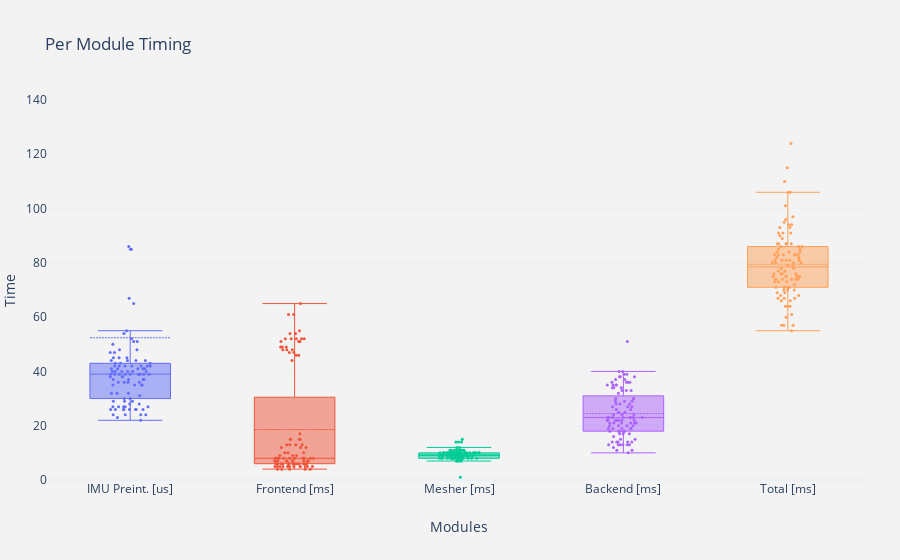

Notebook cell for this chart:
### Code cell
colors = ['rgba(93, 164, 214, 0.5)', 'rgba(255, 144, 14, 0.5)', 'rgba(44, 160, 101, 0.5)',
          'rgba(255, 65, 54, 0.5)', 'rgba(207, 114, 255, 0.5)', 'rgba(127, 96, 0, 0.5)']

fig = go.Figure()

for xd, yd in zip(x_data, y_data):
    fig.add_trace(go.Box(
        y=yd,
        name=xd,
        boxmean=True, # represent mean and standard deviation
        jitter=0.5,
        pointpos=0,
        whiskerwidth=0.8,
        #fillcolor=cls,
        marker_size=3,
        line_width=1,
        showlegend=False,
       boxpoints='all' # only suspected outliers)
    ))
    
    fig.update_layout(
    title='Points Scored by the Top 9 Scoring NBA Players in 2012',
    yaxis=dict(
        autorange=True,
        showgrid=True,
        zeroline=True,
        dtick=5,
        gridcolor='rgb(255, 255, 255)',
        gridwidth=1,
        zerolinecolor='rgb(255, 255, 255)',
        zerolinewidth=2,
    ),
    margin=dict(
        l=40,
        r=30,
        b=80,
        t=100,
    ),
    paper_bgcolor='rgb(243, 243, 243)',
    plot_bgcolor='rgb(243, 243, 243)',
    showlegend=False
)
    
fig.update_layout(
    title=go.layout.Title(
        text="Per Module Timing"
    ),
    xaxis=go.layout.XAxis(
        dtick=0.1,
        title=go.layout.xaxis.Title(
            text="Modules"
        )
    ),
    yaxis=go.layout.YAxis(
        title=go.layout.yaxis.Title(
            text="Time"
            ),
        rangemode='tozero'
        ),
    template='plotly_white'
)
fig.update_yaxes(range=[0, 140])
fig.show()

### Figure 1 — Plotly figure (JSON) as saved in the notebook; plotly's stock layout.template omitted (floating-point values rounded to 4 significant figures)
{"data": [{"boxmean": true, "boxpoints": "all", "jitter": 0.5, "line": {"width": 1}, "marker": {"size": 3}, "name": "IMU Preint. [us]", "pointpos": 0, "showlegend": false, "type": "box", "whiskerwidth": 0.8, "y": [26, 40, 42, 39, 27, 48, 371, 51, 39, 85, 45, 29, 29, 35, 86, 30, 42, 51, 47, 31, 38, 27, 29, 26, 65, 39, 42, 41, 26, 39, 40, 40, 28, 42, 36, 26, 67, 36, 38, 37, 26, 32, 35, 37, 27, 26, 37, 35, 24, 41, 47, 39, 52, 43, 44, 27, 54, 39, 44, 36, 23, 41, 40, 39, 43, 39, 45, 30, 39, 32, 43, 28, 22, 42, 44, 42, 24, 50, 45, 41, 24, 38, 55, 42, 26, 39, 44, 48, 27, 40, 37, 35, 26, 1050, 85, 36, 40, 41, 32, 24]}, {"boxmean": true, "boxpoints": "all", "jitter": 0.5, "line": {"width": 1}, "marker": {"size": 3}, "name": "Frontend [ms]", "pointpos": 0, "showlegend": false, "type": "box", "whiskerwidth": 0.8, "y": [6, 9, 8, 49, 5, 7, 13, 52, 6, 17, 6, 49, 6, 7, 5, 44, 5, 13, 7, 65, 7, 5, 4, 48, 7, 10, 9, 51, 6, 6, 6, 61, 5, 10, 6, 52, 7, 6, 6, 54, 5, 6, 4, 55, 7, 6, 4, 46, 7, 15, 6, 48, 5, 12, 5, 54, 8, 8, 8, 47, 6, 15, 5, 52, 8, 13, 5, 49, 8, 12, 6, 47, 8, 13, 8, 51, 5, 9, 8, 48, 7, 12, 6, 46, 4, 8, 10, 61, 7, 15, 5, 51, 8, 15, 5, 52, 6, 5, 4, 52]}, {"boxmean": true, "boxpoints": "all", "jitter": 0.5, "line": {"width": 1}, "marker": {"size": 3}, "name": "Mesher [ms]", "pointpos": 0, "showlegend": false, "type": "box", "whiskerwidth": 0.8, "y": [8, 10, 12, 9, 11, 14, 8, 9, 8, 8, 8, 8, 8, 8, 9, 8, 8, 10, 9, 9, 8, 9, 9, 9, 10, 10, 9, 8, 10, 14, 10, 10, 10, 7, 9, 11, 8, 7, 11, 9, 9, 10, 10, 8, 8, 9, 11, 9, 9, 11, 9, 7, 8, 10, 10, 10, 8, 9, 10, 8, 8, 9, 7, 8, 9, 8, 9, 9, 7, 8, 10, 9, 9, 10, 9, 10, 8, 8, 11, 10, 10, 11, 9, 12, 9, 10, 10, 1, 10, 10, 9, 10, 10, 10, 15, 11, 14, 11, 10, 11]}, {"boxmean": true, "boxpoints": "all", "jitter": 0.5, "line": {"width": 1}, "marker": {"size": 3}, "name": "Backend [ms]", "pointpos": 0, "showlegend": false, "type": "box", "whiskerwidth": 0.8, "y": [22, 23, 18, 25, 18, 24, 13, 22, 19, 15, 11, 14, 15, 10, 17, 20, 18, 11, 21, 21, 21, 23, 29, 26, 19, 14, 17, 23, 19, 14, 13, 25, 13, 27, 22, 13, 13, 20, 23, 13, 18, 12, 14, 24, 22, 27, 22, 23, 21, 27, 24, 21, 28, 30, 28, 51, 34, 29, 30, 33, 34, 36, 33, 34, 36, 38, 35, 40, 37, 35, 38, 38, 40, 22, 37, 39, 35, 35, 39, 21, 36, 23, 32, 26, 22, 23, 19, 18, 20, 19, 28, 20, 16, 33, 30, 36, 29, 17, 23, 14]}, {"boxmean": true, "boxpoints": "all", "jitter": 0.5, "line": {"width": 1}, "marker": {"size": 3}, "name": "Total [ms]", "pointpos": 0, "showlegend": false, "type": "box", "whiskerwidth": 0.8, "y": [82, 67, 70, 73, 66, 95, 60, 70, 75, 57, 71, 64, 71, 80, 80, 91, 87, 72, 80, 84, 67, 69, 74, 79, 73, 85, 76, 85, 93, 93, 71, 96, 89, 97, 84, 86, 75, 73, 75, 81, 83, 87, 83, 86, 86, 87, 94, 106, 94, 110, 101, 70, 76, 81, 91, 124, 77, 76, 81, 84, 83, 82, 74, 79, 75, 81, 74, 78, 78, 71, 75, 87, 83, 64, 83, 76, 75, 81, 74, 74, 80, 66, 91, 68, 71, 74, 61, 55, 67, 57, 64, 57, 69, 83, 68, 115, 106, 90, 87, 77]}], "layout": {"margin": {"b": 80, "l": 40, "r": 30, "t": 100}, "paper_bgcolor": "rgb(243, 243, 243)", "plot_bgcolor": "rgb(243, 243, 243)", "showlegend": false, "title": {"text": "Per Module Timing"}, "xaxis": {"dtick": 0.1, "title": {"text": "Modules"}}, "yaxis": {"range": [0, 140], "rangemode": "tozero", "title": {"text": "Time"}}}}
